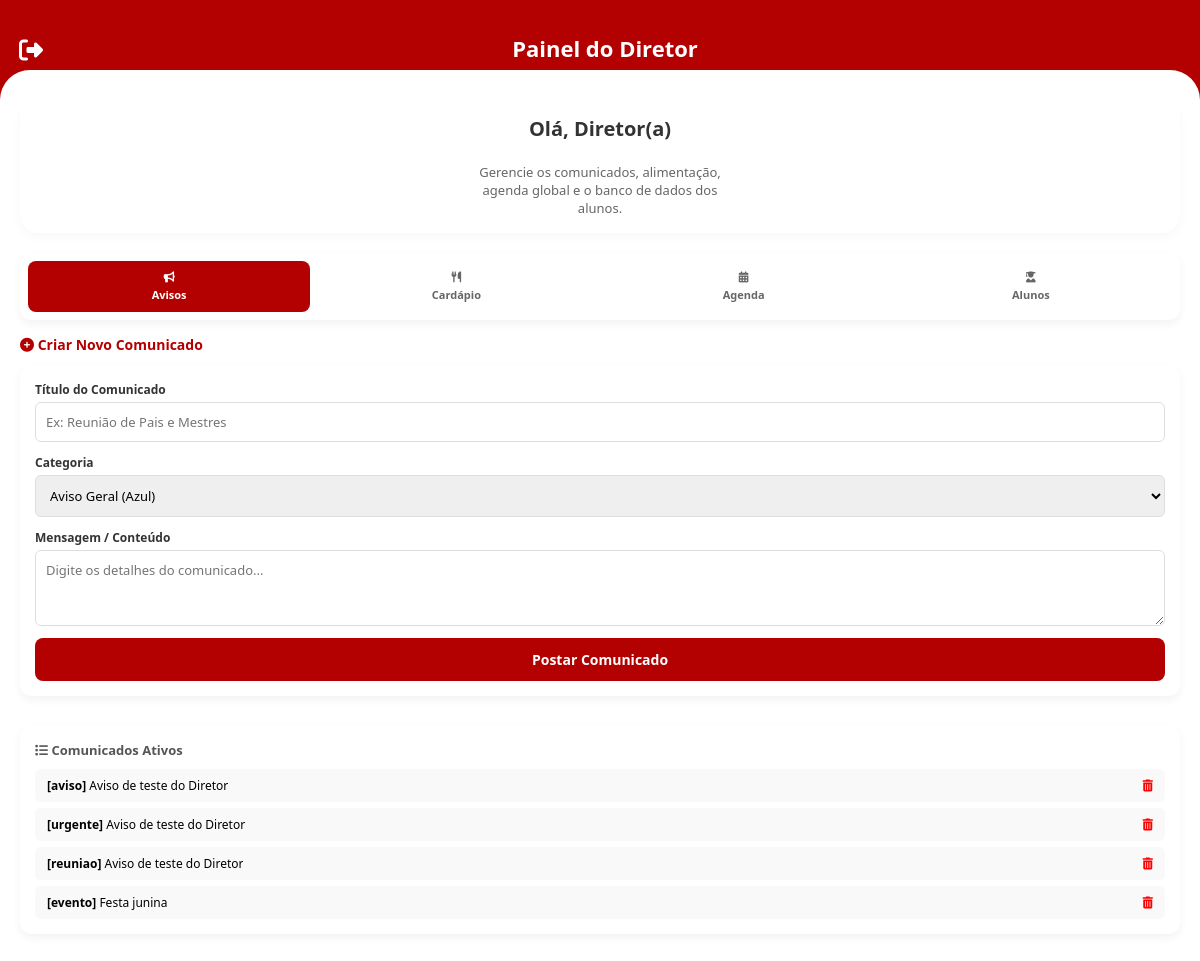
Page /dashboard_diretor on the committed database.
### app.py (models this page shows)
class Comunicado(db.Model):
    id = db.Column(db.Integer, primary_key=True)
    tipo = db.Column(db.String(50), nullable=False)
    badge_classe = db.Column(db.String(50), nullable=False)
    badge_texto = db.Column(db.String(50), nullable=False)
    tempo = db.Column(db.String(20), default="Agora")
    titulo = db.Column(db.String(100), nullable=False)
    mensagem = db.Column(db.Text, nullable=False)

### app.py (the view)
@app.route('/dashboard_diretor')
def dashboard_diretor():
    lista_comunicados = Comunicado.query.order_by(Comunicado.id.desc()).all()
    lanche_registro = obter_ou_criar_lanche()
    lista_eventos = Evento.query.all()
    lista_provas = Prova.query.all()
    lanche_dict = {
        "segunda": lanche_registro.segunda,
        "terca": lanche_registro.terca,
        "quarta": lanche_registro.quarta,
        "quinta": lanche_registro.quinta,
        "sexta": lanche_registro.sexta
    }
    return render_template(
        'dashboard_diretor.html',
        lista_comunicados=lista_comunicados,
        lanche=lanche_dict,
        lista_eventos=lista_eventos,
        lista_provas=lista_provas
    )

### app.py (called while the page is built)
def obter_ou_criar_lanche():
    lanche = LancheSemana.query.first()
    if not lanche:
        lanche = LancheSemana()
        db.session.add(lanche)
        db.session.commit()
    return lanche

### templates/dashboard_diretor.html (shortened to what this page needs)
<!DOCTYPE html>
<html lang="pt-BR">
<head>
    <link rel="stylesheet" href="../css/style.css">
    <link rel="stylesheet" href="https://cdnjs.cloudflare.com/ajax/libs/font-awesome/6.4.0/css/all.min.css">
</head>
<body>
    <div class="app-container">
        <header class="page-header" style="background-color: #b30000; color: white; height: 100px !important;">
            <h2 style="color: white;">Painel do Diretor</h2>
            <a href="/" class="back-btn" style="color: white; right: 20px; left: auto;"><i class="fas fa-sign-out-alt"></i></a>
        </header>
        <main class="dash-content-card" style="flex: 1; overflow-y: auto; padding: 15px; background: #f5f5f5;">
           <div class="welcome-user-box" style="margin-bottom: 20px; display: flex; flex-direction: column; align-items: center; text-align: center; padding: 15px;">
    <h3 style="margin: 0 0 6px 0; font-size: 20px; font-weight: 700; color: #333;">Olá, Diretor(a)</h3>
    <p style="margin: 0; color: #666; font-size: 13px; line-height: 1.4; max-width: 280px;">
        Gerencie os comunicados, alimentação, agenda global e o banco de dados dos alunos.
    </p>
</div>
            <nav class="director-tabs-menu" style="flex-shrink: 0;">
                <button type="button" class="tab-btn active" onclick="switchTab('avisos')">
                    <i class="fas fa-bullhorn"></i>Avisos
                </button>
                <button type="button" class="tab-btn" onclick="switchTab('cardapio')">
                    <i class="fas fa-utensils"></i>Cardápio
                </button>
                <button type="button" class="tab-btn" onclick="switchTab('agenda')">
                    <i class="fas fa-calendar-alt"></i>Agenda
                </button>
                <button type="button" class="tab-btn" onclick="switchTab('alunos')">
                    <i class="fas fa-user-graduate"></i>Alunos
                </button>
            </nav>
            <div id="tab-avisos" class="director-panel-block active">
                <h4 style="color: #b30000; margin: 0 0 12px 0; font-size: 14px;"><i class="fas fa-plus-circle"></i> Criar Novo Comunicado</h4>
                <form action="/criar_comunicado" method="POST" class="panel-form">
                    <div class="form-group">
                        <label for="titulo-aviso">Título do Comunicado</label>
                        <input type="text" id="titulo-aviso" name="titulo" placeholder="Ex: Reunião de Pais e Mestres" required>
                    </div>
                    <div class="form-group">
                        <label for="tipo-aviso">Categoria</label>
                        <select id="tipo-aviso" name="tipo">
                            <option value="aviso">Aviso Geral (Azul)</option>
                        </select>
                    </div>
                    <div class="form-group">
                        <label for="conteudo-aviso">Mensagem / Conteúdo</label>
                        <textarea id="conteudo-aviso" name="conteudo" rows="3" placeholder="Digite os detalhes do comunicado..." required></textarea>
                    </div>
                    <button type="submit" class="submit-panel-btn">Postar Comunicado</button>
                </form>
                <div class="panel-form" style="margin-top: 10px;">
                    <h4 style="font-size: 13px; color: #555; margin-bottom: 10px;"><i class="fas fa-list"></i> Comunicados Ativos</h4>
                    <div style="max-height: 150px; overflow-y: auto;">
                        {% for c in lista_comunicados %}
                        <div style="display: flex; justify-content: space-between; background: #f9f9f9; padding: 8px 12px; border-radius: 6px; margin-bottom: 6px; font-size: 12px;">
                            <span style="white-space: nowrap; overflow: hidden; text-overflow: ellipsis; max-width: 80%;"><strong>[{{ c.tipo }}]</strong> {{ c.titulo }}</span>
                            <a href="/deletar_comunicado/{{ c.id }}" style="color:red; text-decoration: none;"><i class="fas fa-trash-alt"></i></a>
                        </div>
                        {% endfor %}
                    </div>
                </div>
            </div>
        </main>
    </div>
</body>
</html>

### templates/dashboard_diretor.html (style rules this page uses)
.director-tabs-menu { display: flex; background: #fff; padding: 8px; border-radius: 12px; margin-bottom: 15px; box-shadow: 0 4px 10px rgba(0,0,0,0.05); gap: 5px; }
.tab-btn { flex: 1; background: transparent; border: none; padding: 10px 5px; border-radius: 8px; color: #666; font-size: 11px; font-weight: bold; cursor: pointer; display: flex; flex-direction: column; align-items: center; gap: 5px; }
.tab-btn.active { background: #b30000; color: #fff; }
.director-panel-block { display: none; flex-direction: column; width: 100%; }
.director-panel-block.active { display: flex; }
.panel-form { background: #fff; padding: 15px; border-radius: 12px; box-shadow: 0 4px 10px rgba(0,0,0,0.05); margin-bottom: 20px; }
.form-group { margin-bottom: 12px; display: flex; flex-direction: column; }
.form-group label { font-size: 12px; font-weight: bold; color: #333; margin-bottom: 4px; }
.form-group input, .form-group select, .form-group textarea { padding: 10px; border: 1px solid #ddd; border-radius: 6px; font-size: 13px; width: 100%; }
.submit-panel-btn { background: #b30000; color: #fff; border: none; padding: 12px; border-radius: 8px; font-weight: bold; cursor: pointer; width: 100%; font-size: 14px; }

### rows in the picture
Comunicado: tipo "aviso", titulo "Aviso de teste do Diretor"
Comunicado: tipo "urgente", titulo "Aviso de teste do Diretor"
Comunicado: tipo "reuniao", titulo "Aviso de teste do Diretor"
Comunicado: tipo "evento", titulo "Festa junina"
